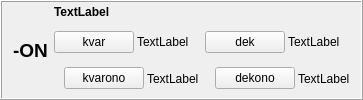
        <widget class="QFrame" name="frame_31">
         <property name="frameShape">
          <enum>QFrame::Box</enum>
         </property>
         <property name="frameShadow">
          <enum>QFrame::Raised</enum>
         </property>
         <layout class="QHBoxLayout" name="horizontalLayout_53">
          <property name="topMargin">
           <number>3</number>
          </property>
          <property name="bottomMargin">
           <number>3</number>
          </property>
          <item>
           <widget class="QLabel" name="label_306">
            <property name="sizePolicy">
             <sizepolicy hsizetype="Maximum" vsizetype="Preferred">
              <horstretch>0</horstretch>
              <verstretch>0</verstretch>
             </sizepolicy>
            </property>
            <property name="styleSheet">
             <string notr="true">font-size: 14pt;
font-weight: bold;</string>
            </property>
            <property name="text">
             <string>-ON</string>
            </property>
            <property name="alignment">
             <set>Qt::AlignCenter</set>
            </property>
            <property name="lingvo" stdset="0">
             <string>eo</string>
            </property>
           </widget>
          </item>
          <item>
           <layout class="QVBoxLayout" name="verticalLayout_391">
            <item>
             <widget class="QLabel" name="Lec09_Label699">
              <property name="sizePolicy">
               <sizepolicy hsizetype="Preferred" vsizetype="Maximum">
                <horstretch>0</horstretch>
                <verstretch>0</verstretch>
               </sizepolicy>
              </property>
              <property name="styleSheet">
               <string notr="true">font-weight: bold;</string>
              </property>
              <property name="text">
               <string>TextLabel</string>
              </property>
              <property name="wordWrap">
               <bool>true</bool>
              </property>
             </widget>
            </item>
            <item>
             <layout class="QHBoxLayout" name="horizontalLayout_632">
              <item>
               <layout class="QVBoxLayout" name="verticalLayout_392">
                <property name="spacing">
                 <number>3</number>
                </property>
                <item>
                 <layout class="QHBoxLayout" name="horizontalLayout_637" stretch="3,1">
                  <item>
                   <widget class="neklakebla" name="Lec09_Button661">
                    <property name="sizePolicy">
                     <sizepolicy hsizetype="Maximum" vsizetype="Fixed">
                      <horstretch>0</horstretch>
                      <verstretch>0</verstretch>
                     </sizepolicy>
                    </property>
                    <property name="text">
                     <string>kvar</string>
                    </property>
                   </widget>
                  </item>
                  <item>
                   <widget class="QLabel" name="Lec09_Label700">
                    <property name="text">
                     <string>TextLabel</string>
                    </property>
                    <property name="wordWrap">
                     <bool>true</bool>
                    </property>
                   </widget>
                  </item>
                 </layout>
                </item>
                <item>
                 <layout class="QHBoxLayout" name="horizontalLayout_638" stretch="0,3,1">
                  <item>
                   <widget class="label_sago_reversa" name="label_401">
                    <property name="sizePolicy">
                     <sizepolicy hsizetype="Maximum" vsizetype="Preferred">
                      <horstretch>0</horstretch>
                      <verstretch>0</verstretch>
                     </sizepolicy>
                    </property>
                    <property name="text">
                     <string/>
                    </property>
                    <property name="pixmap">
                     <pixmap resource="ikonoj.qrc">:/ikonoj/sago_revena.png</pixmap>
                    </property>
                   </widget>
                  </item>
                  <item>
                   <widget class="neklakebla" name="Lec09_Button662">
                    <property name="sizePolicy">
                     <sizepolicy hsizetype="Maximum" vsizetype="Fixed">
                      <horstretch>0</horstretch>
                      <verstretch>0</verstretch>
                     </sizepolicy>
                    </property>
                    <property name="text">
                     <string>kvarono</string>
                    </property>
                   </widget>
                  </item>
                  <item>
                   <widget class="QLabel" name="Lec09_Label701">
                    <property name="text">
                     <string>TextLabel</string>
                    </property>
                    <property name="wordWrap">
                     <bool>true</bool>
                    </property>
                   </widget>
                  </item>
                 </layout>
                </item>
               </layout>
              </item>
              <item>
               <layout class="QVBoxLayout" name="verticalLayout_393">
                <property name="spacing">
                 <number>3</number>
                </property>
                <item>
                 <layout class="QHBoxLayout" name="horizontalLayout_639" stretch="3,1">
                  <item>
                   <widget class="neklakebla" name="Lec09_Button61">
                    <property name="sizePolicy">
                     <sizepolicy hsizetype="Maximum" vsizetype="Fixed">
                      <horstretch>0</horstretch>
                      <verstretch>0</verstretch>
                     </sizepolicy>
                    </property>
                    <property name="text">
                     <string>dek</string>
                    </property>
                   </widget>
                  </item>
                  <item>
                   <widget class="QLabel" name="Lec09_Label62">
                    <property name="text">
                     <string>TextLabel</string>
                    </property>
                    <property name="wordWrap">
                     <bool>true</bool>
                    </property>
                   </widget>
                  </item>
                 </layout>
                </item>
                <item>
                 <layout class="QHBoxLayout" name="horizontalLayout_640" stretch="0,3,1">
                  <item>
                   <widget class="label_sago_reversa" name="label_402">
                    <property name="sizePolicy">
                     <sizepolicy hsizetype="Maximum" vsizetype="Preferred">
                      <horstretch>0</horstretch>
                      <verstretch>0</verstretch>
                     </sizepolicy>
                    </property>
                    <property name="text">
                     <string/>
                    </property>
                    <property name="pixmap">
                     <pixmap resource="ikonoj.qrc">:/ikonoj/sago_revena.png</pixmap>
                    </property>
                   </widget>
                  </item>
                  <item>
                   <widget class="neklakebla" name="Lec09_Button62">
                    <property name="sizePolicy">
                     <sizepolicy hsizetype="Maximum" vsizetype="Fixed">
                      <horstretch>0</horstretch>
                      <verstretch>0</verstretch>
                     </sizepolicy>
                    </property>
                    <property name="text">
                     <string>dekono</string>
                    </property>
                   </widget>
                  </item>
                  <item>
                   <widget class="QLabel" name="Lec09_Label63">
                    <property name="text">
                     <string>TextLabel</string>
                    </property>
                    <property name="wordWrap">
                     <bool>true</bool>
                    </property>
                   </widget>
                  </item>
                 </layout>
                </item>
               </layout>
              </item>
             </layout>
            </item>
           </layout>
          </item>
         </layout>
        </widget>
